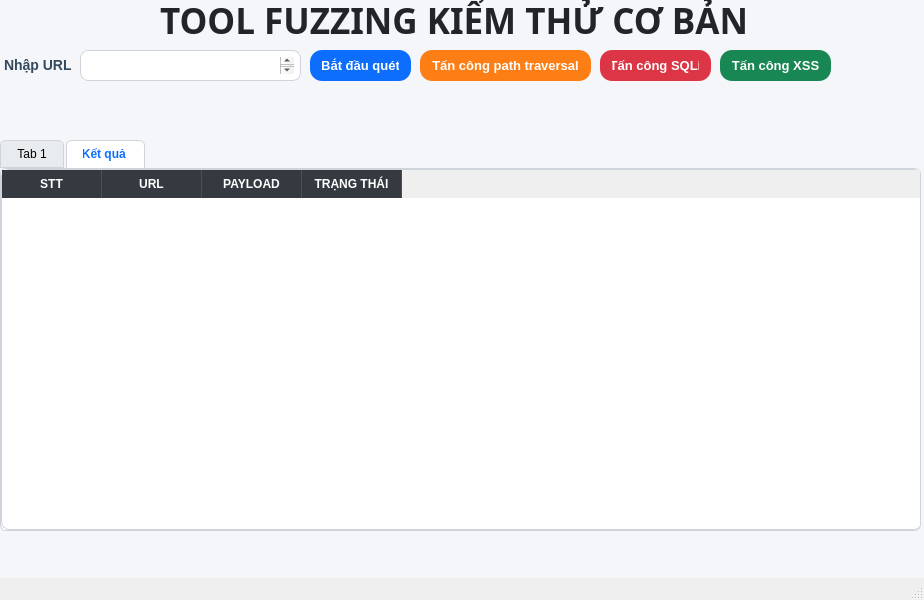
<?xml version="1.0" encoding="UTF-8"?>
<ui version="4.0">
 <class>MainWindow</class>
 <widget class="QMainWindow" name="MainWindow">
  <property name="geometry">
   <rect>
    <x>0</x>
    <y>0</y>
    <width>924</width>
    <height>600</height>
   </rect>
  </property>
  <property name="windowTitle">
   <string>MainWindow</string>
  </property>
  <property name="styleSheet">
   <string notr="true">/* ===================================================
   1. NỀN CHUNG VÀ CÁC Ô NHẬP LIỆU / HIỂN THỊ
   =================================================== */
QWidget#centralwidget {
    background-color: #f4f6f9;
	color: #212529;
}

QTextEdit, QTextBrowser {
    background-color: #ffffff;
    border: 1px solid #ced4da;
    border-radius: 8px;
    padding: 6px;
    font-size: 13px;
}

/* ===================================================
   2. BẢNG KẾT QUẢ (TABLE WIDGET) VÀ TAB WIDGET
   =================================================== */
QTableWidget {
    background-color: #ffffff;
    border: 1px solid #ced4da;
    border-radius: 8px;
    gridline-color: #e9ecef;
    font-size: 13px;
}

QHeaderView::section {
    background-color: #343a40;
    color: #ffffff;
    font-weight: bold;
    padding: 5px;
    border: none;
    border-right: 1px solid #495057;
}

QTabWidget::pane {
    border: 1px solid #ced4da;
    border-radius: 6px;
    background: #ffffff;
}

QTabBar::tab {
    background: #e9ecef;
    border: 1px solid #ced4da;
    padding: 6px 16px;
    border-top-left-radius: 6px;
    border-top-right-radius: 6px;
    margin-right: 2px;
}

QTabBar::tab:selected {
    background: #ffffff;
    border-bottom-color: #ffffff;
    font-weight: bold;
    color: #0d6efd;
}

/* ===================================================
   3. NÚT BẤM (BO TRÒN, ĐỔ MÀU THEO CHỨC NĂNG)
   =================================================== */
QPushButton {
    color: #ffffff;
    font-weight: bold;
    font-size: 13px;
    border-radius: 12px; /* Bo tròn mềm mại ở đây */
    padding: 6px 12px;
    border: none;
}

/* Trạng thái nút bị khóa (khi chưa có link) */
QPushButton:disabled {
    background-color: #ced4da;
    color: #6c757d;
}

/* ---&gt; Nút Quét (jBntScan) - Màu Xanh Dương &lt;--- */
QPushButton#jBntScan {
    background-color: #0d6efd; 
}
QPushButton#jBntScan:hover {
    background-color: #0b5ed7; 
}

/* ---&gt; Nút Path Traversal (pushButton) - Màu Cam &lt;--- */
QPushButton#pushButton {
    background-color: #fd7e14;
}
QPushButton#pushButton:hover {
    background-color: #e85e0c;
}

/* ---&gt; Nút SQLi (btnSQLi) - Màu Đỏ &lt;--- */
QPushButton#btnSQLi {
    background-color: #dc3545;
}
QPushButton#btnSQLi:hover {
    background-color: #c82333;
}

/* ---&gt; Nút XSS (btnXSS) - Màu Xanh Lá &lt;--- */
QPushButton#btnXSS {
    background-color: #198754;
}
QPushButton#btnXSS:hover {
    background-color: #157347;
}
</string>
  </property>
  <widget class="QWidget" name="centralwidget">
   <widget class="QTextEdit" name="txtGetLink">
    <property name="geometry">
     <rect>
      <x>80</x>
      <y>50</y>
      <width>221</width>
      <height>31</height>
     </rect>
    </property>
   </widget>
   <widget class="QLabel" name="label">
    <property name="geometry">
     <rect>
      <x>160</x>
      <y>0</y>
      <width>611</width>
      <height>41</height>
     </rect>
    </property>
    <property name="font">
     <font>
      <family>Yu Gothic Medium</family>
      <pointsize>26</pointsize>
      <bold>true</bold>
     </font>
    </property>
    <property name="styleSheet">
     <string notr="true">color: #212529; /* Đổi màu chữ thành xám đậm/đen để nổi trên nền sáng */
    font-weight: bold;</string>
    </property>
    <property name="text">
     <string>TOOL FUZZING KIỂM THỬ CƠ BẢN</string>
    </property>
   </widget>
   <widget class="QLabel" name="label_2">
    <property name="geometry">
     <rect>
      <x>0</x>
      <y>50</y>
      <width>71</width>
      <height>31</height>
     </rect>
    </property>
    <property name="font">
     <font>
      <family>Segoe UI</family>
      <pointsize>-1</pointsize>
      <bold>true</bold>
     </font>
    </property>
    <property name="mouseTracking">
     <bool>false</bool>
    </property>
    <property name="styleSheet">
     <string notr="true">font-family: &quot;Segoe UI&quot;, Roboto, Arial, sans-serif;
    font-size: 14px;
    font-weight: bold;
    color: #34495e; /* Màu xám xanh đậm (Slate Gray) sang trọng */
    background-color: transparent; /* Nền trong suốt để không bị lộ viền vuông */
    padding-bottom: 2px;</string>
    </property>
    <property name="text">
     <string>Nhập URL</string>
    </property>
   </widget>
   <widget class="QPushButton" name="jBntScan">
    <property name="geometry">
     <rect>
      <x>310</x>
      <y>50</y>
      <width>101</width>
      <height>31</height>
     </rect>
    </property>
    <property name="styleSheet">
     <string notr="true">

/* CSS */
.button-33 {
  background-color: #c2fbd7;
  border-radius: 100px;
  box-shadow: rgba(44, 187, 99, .2) 0 -25px 18px -14px inset,rgba(44, 187, 99, .15) 0 1px 2px,rgba(44, 187, 99, .15) 0 2px 4px,rgba(44, 187, 99, .15) 0 4px 8px,rgba(44, 187, 99, .15) 0 8px 16px,rgba(44, 187, 99, .15) 0 16px 32px;
  color: green;
  cursor: pointer;
  display: inline-block;
  font-family: CerebriSans-Regular,-apple-system,system-ui,Roboto,sans-serif;
  padding: 7px 20px;
  text-align: center;
  text-decoration: none;
  transition: all 250ms;
  border: 0;
  font-size: 16px;
  user-select: none;
  -webkit-user-select: none;
  touch-action: manipulation;
}

.button-33:hover {
  box-shadow: rgba(44,187,99,.35) 0 -25px 18px -14px inset,rgba(44,187,99,.25) 0 1px 2px,rgba(44,187,99,.25) 0 2px 4px,rgba(44,187,99,.25) 0 4px 8px,rgba(44,187,99,.25) 0 8px 16px,rgba(44,187,99,.25) 0 16px 32px;
  transform: scale(1.05) rotate(-1deg);
}</string>
    </property>
    <property name="text">
     <string>Bắt đầu quét</string>
    </property>
   </widget>
   <widget class="QTabWidget" name="tabWidget">
    <property name="geometry">
     <rect>
      <x>0</x>
      <y>140</y>
      <width>921</width>
      <height>391</height>
     </rect>
    </property>
    <property name="currentIndex">
     <number>1</number>
    </property>
    <widget class="QWidget" name="tab">
     <attribute name="title">
      <string>Tab 1</string>
     </attribute>
     <widget class="QTextBrowser" name="textBrowser">
      <property name="geometry">
       <rect>
        <x>0</x>
        <y>0</y>
        <width>911</width>
        <height>371</height>
       </rect>
      </property>
     </widget>
    </widget>
    <widget class="QWidget" name="Tab_2">
     <attribute name="title">
      <string>Kết quả </string>
     </attribute>
     <widget class="QTableWidget" name="tableWidget">
      <property name="geometry">
       <rect>
        <x>0</x>
        <y>0</y>
        <width>921</width>
        <height>361</height>
       </rect>
      </property>
      <column>
       <property name="text">
        <string>STT</string>
       </property>
      </column>
      <column>
       <property name="text">
        <string>URL</string>
       </property>
      </column>
      <column>
       <property name="text">
        <string>PAYLOAD</string>
       </property>
      </column>
      <column>
       <property name="text">
        <string>TRẠNG THÁI</string>
       </property>
      </column>
     </widget>
    </widget>
   </widget>
   <widget class="QPushButton" name="pushButton">
    <property name="geometry">
     <rect>
      <x>420</x>
      <y>50</y>
      <width>171</width>
      <height>31</height>
     </rect>
    </property>
    <property name="text">
     <string>Tấn công path traversal</string>
    </property>
   </widget>
   <widget class="QPushButton" name="btnSQLi">
    <property name="geometry">
     <rect>
      <x>600</x>
      <y>50</y>
      <width>111</width>
      <height>31</height>
     </rect>
    </property>
    <property name="text">
     <string>Tấn công SQLi</string>
    </property>
   </widget>
   <widget class="QPushButton" name="btnXSS">
    <property name="geometry">
     <rect>
      <x>720</x>
      <y>50</y>
      <width>111</width>
      <height>31</height>
     </rect>
    </property>
    <property name="text">
     <string>Tấn công XSS</string>
    </property>
   </widget>
  </widget>
  <widget class="QMenuBar" name="menubar">
   <property name="geometry">
    <rect>
     <x>0</x>
     <y>0</y>
     <width>924</width>
     <height>22</height>
    </rect>
   </property>
  </widget>
  <widget class="QStatusBar" name="statusbar"/>
 </widget>
 <resources/>
 <connections/>
</ui>
